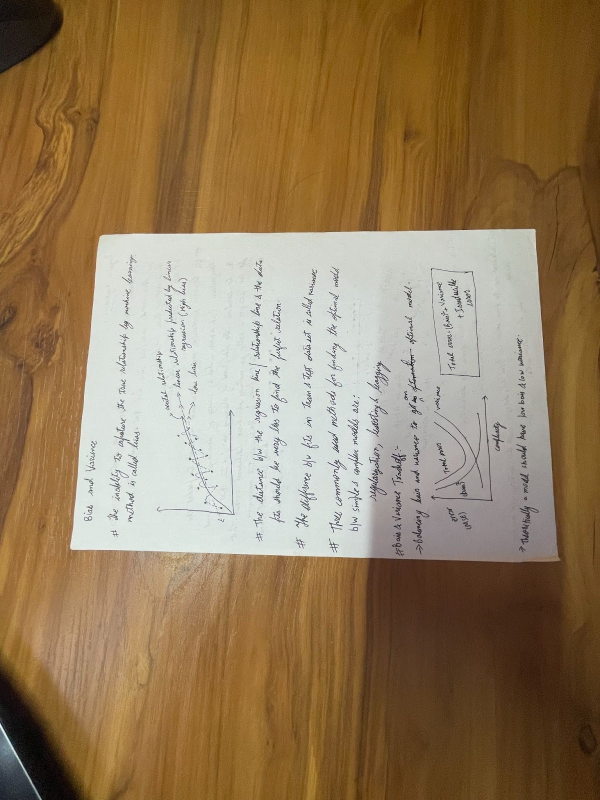
#> input picture 案例88 图像配准/image-1.jpeg, 1200 x 1600 px (shown at 1/2 size)
$ python imre.py
#> lines starting #> are read from the running program, lines starting #| are printed output that depends on the picture
import numpy as np
import imutils
import cv2
#from google.colab.patches import cv2_imshow

img_align = cv2.imread("image-1.jpeg")
#> img_align is the input picture: shape (1600, 1200, 3); mean B, G, R 90.5, 123.6, 148.2
img_temp = cv2.imread("image.jpeg")
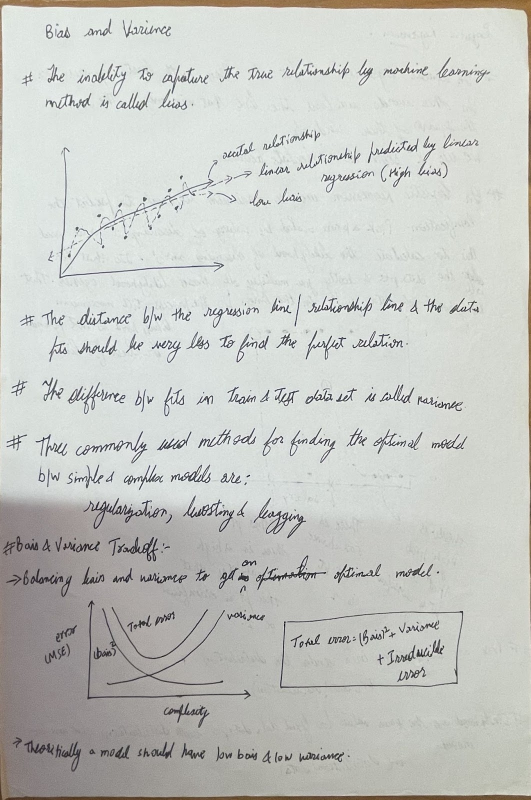
#> input picture 案例88 图像配准/image.jpeg, 1061 x 1600 px (shown at 1/2 size)
#> img_temp is the input picture: shape (1600, 1061, 3); mean B, G, R 194.9, 199.1, 197.2
img1 = cv2.cvtColor(img_align, cv2.COLOR_BGR2GRAY)
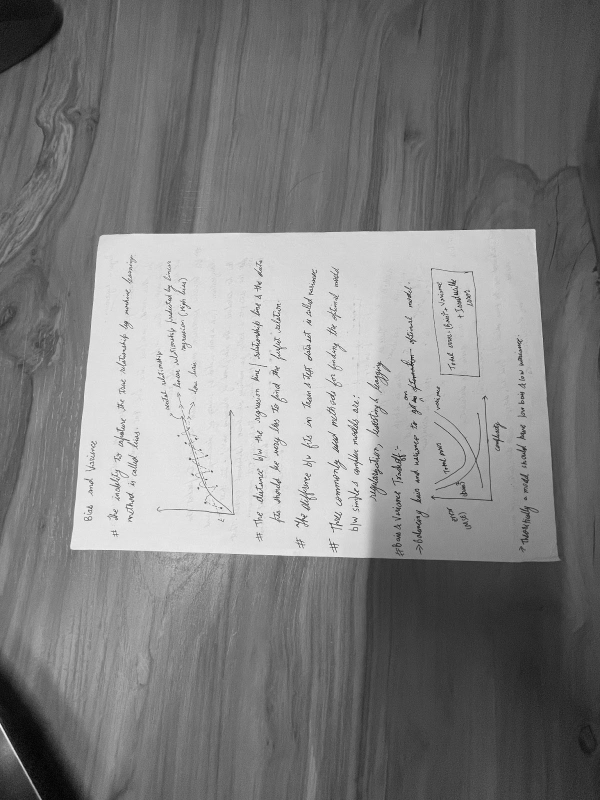
#> img1: shape (1600, 1200) (shown at 1/2 size); min 0, max 255, mean 127.2
img2 = cv2.cvtColor(img_temp, cv2.COLOR_BGR2GRAY)
height, width = img2.shape
#> height = 1600; width = 1061

orb_detector = cv2.ORB_create(5000)
kp1, d1 = orb_detector.detectAndCompute(img1, None)
#> kp1 = 5000 keypoints; strongest (x, y, size): (515, 743, 31), (712, 847, 31), (618, 713, 31), (516, 706, 31)
kp2, d2 = orb_detector.detectAndCompute(img2, None)
#> kp2 = 5000 keypoints; strongest (x, y, size): (465, 962, 31), (565, 1035, 31), (369, 955, 31), (369, 951, 31)
matcher = cv2.BFMatcher(cv2.NORM_HAMMING, crossCheck = True)
matches = matcher.match(d1, d2)
#> matches = 1801 matches

#matches.sorted(key = lambda x: x.distance)
matches = matches[:int(len(matches)*0.9)]
#> matches = 1620 matches
no_of_matches = len(matches)
#> no_of_matches = 1620
p1 = np.zeros((no_of_matches, 2))
p2 = np.zeros((no_of_matches, 2))
for i in range(len(matches)):
  p1[i, :] = kp1[matches[i].queryIdx].pt
  p2[i, :] = kp2[matches[i].trainIdx].pt
#> after the loop, p1 = 1620 pairs, first value 171 to 1067.9, second value 459.6 to 1100.2; p2 = 1620 pairs, first value 56.16 to 955.6, second value 53.28 to 1522.1
homography, mask = cv2.findHomography(p1, p2, cv2.RANSAC)
#> homography = [[0.0436, -1.84, 2014.2], [2.08, 0.18, -475.9], [5.65e-05, 0.000195, 1]]; mask = 1620 values, max 1 at index 2, min 0 at index 0, mean 0.719

transformed_img = cv2.warpPerspective(img_align, homography, (width, height))
matchedVis =cv2.drawMatches(img1, kp1, img2, kp2, matches, None)
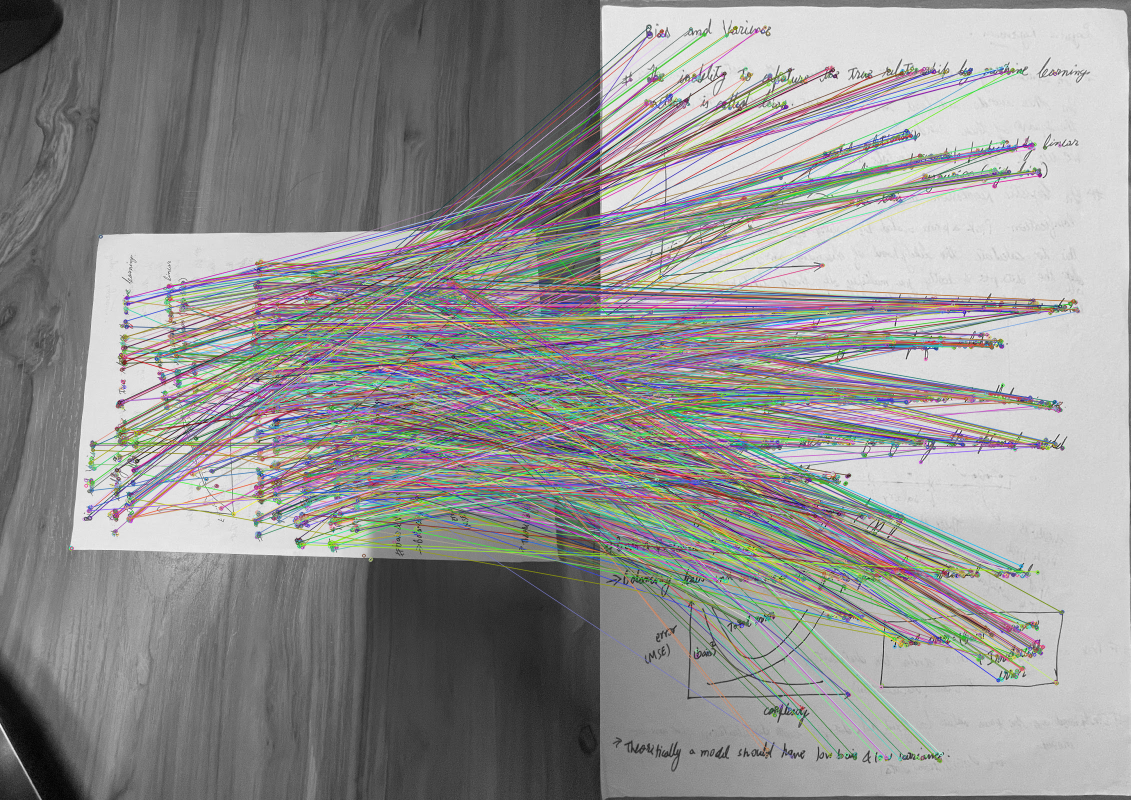
#> matchedVis: shape (1600, 2261, 3) (shown at 1/2 size); mean of channels 0, 1, 2 145.4, 146.1, 146.8; drawn as B, G, R
matchedVis = imutils.resize(matchedVis, width=1000)
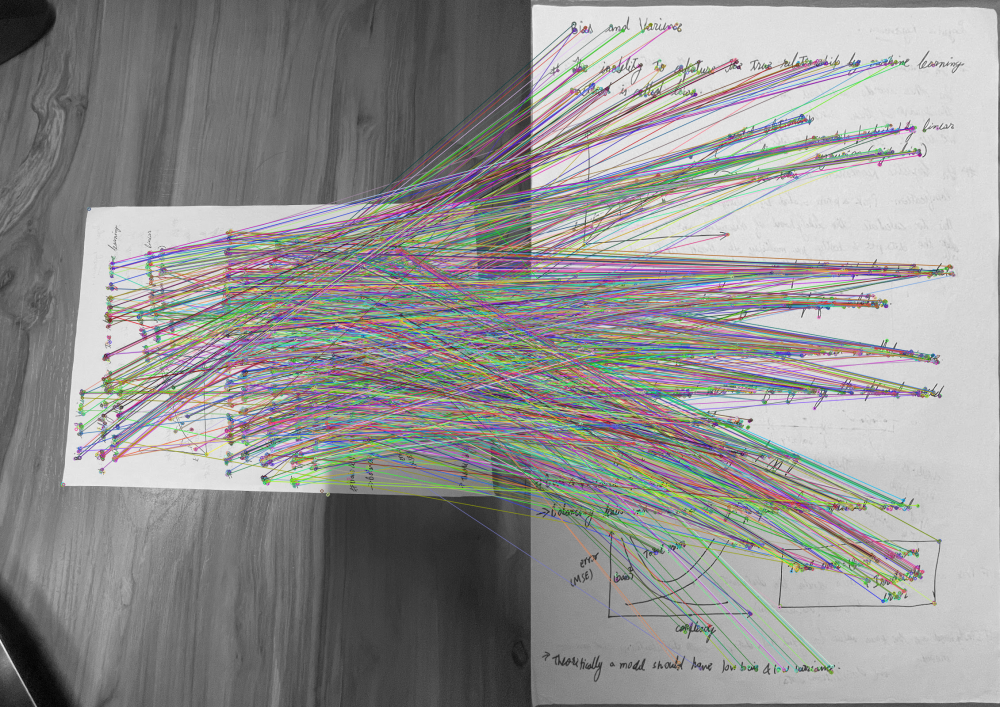
#> matchedVis: shape (707, 1000, 3); mean of channels 0, 1, 2 145.4, 146.1, 146.8; drawn as B, G, R
cv2.imwrite('C:\\Users\\zyh\\Desktop\\123.jpg', matchedVis)
cv2.waitKey(0)
